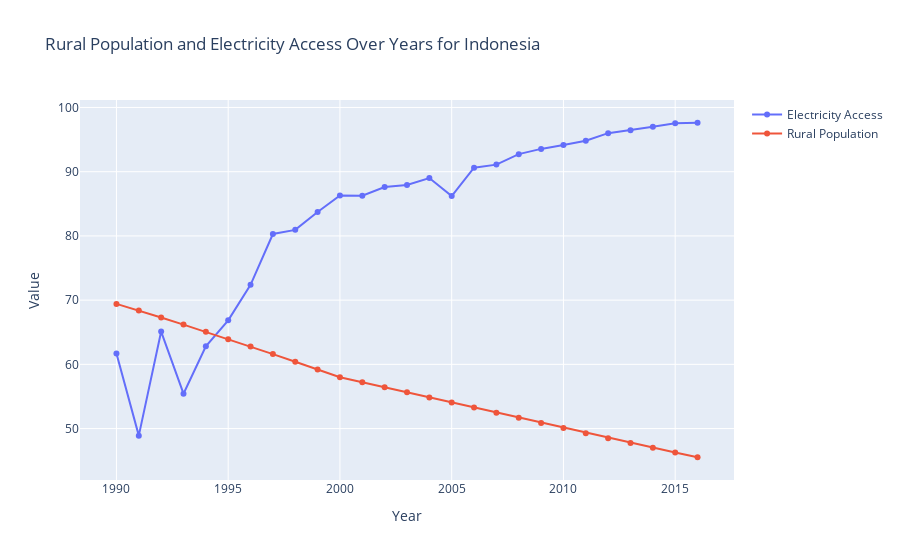

This figure's notebook cell:
### Markdown cell above
#### 4.2 Visualisasi Rural Population dan Electricity Access in Indonesia

### Code cell
selected_country = 'Indonesia'
filtered_df = rural_elec_df[rural_elec_df['Country Name'] == selected_country].sort_values(by='Year')

fig = go.Figure()
fig.add_trace(go.Scatter(
   x=filtered_df['Year'],
   y=filtered_df['Value_electricity'],
   mode='lines+markers',
   name='Electricity Access'
))
fig.add_trace(go.Scatter(
   x=filtered_df['Year'],
   y=filtered_df['Value_rural'],
   mode='lines+markers',
   name='Rural Population'
))
fig.update_layout(
   title=f'Rural Population and Electricity Access Over Years for {selected_country}',
   xaxis_title='Year',
   yaxis_title='Value'
)

fig.show()

### Figure 1 — Plotly figure (JSON) as saved in the notebook; plotly's stock layout.template omitted (floating-point values rounded to 4 significant figures)
{"data": [{"mode": "lines+markers", "name": "Electricity Access", "type": "scatter", "x": [1990, 1991, 1992, 1993, 1994, 1995, 1996, 1997, 1998, 1999, 2000, 2001, 2002, 2003, 2004, 2005, 2006, 2007, 2008, 2009, 2010, 2011, 2012, 2013, 2014, 2015, 2016], "y": [61.7, 48.9, 65.11, 55.43, 62.8, 66.86, 72.39, 80.3, 80.94, 83.73, 86.3, 86.26, 87.6, 87.94, 89.01, 86.19, 90.62, 91.1, 92.73, 93.55, 94.15, 94.83, 96, 96.46, 97.01, 97.54, 97.62]}, {"mode": "lines+markers", "name": "Rural Population", "type": "scatter", "x": [1990, 1991, 1992, 1993, 1994, 1995, 1996, 1997, 1998, 1999, 2000, 2001, 2002, 2003, 2004, 2005, 2006, 2007, 2008, 2009, 2010, 2011, 2012, 2013, 2014, 2015, 2016], "y": [69.42, 68.39, 67.3, 66.19, 65.07, 63.92, 62.77, 61.59, 60.41, 59.21, 58.0, 57.22, 56.43, 55.65, 54.85, 54.06, 53.27, 52.47, 51.67, 50.88, 50.08, 49.29, 48.51, 47.75, 47.0, 46.26, 45.53]}], "layout": {"title": {"text": "Rural Population and Electricity Access Over Years for Indonesia"}, "xaxis": {"title": {"text": "Year"}}, "yaxis": {"title": {"text": "Value"}}}}
